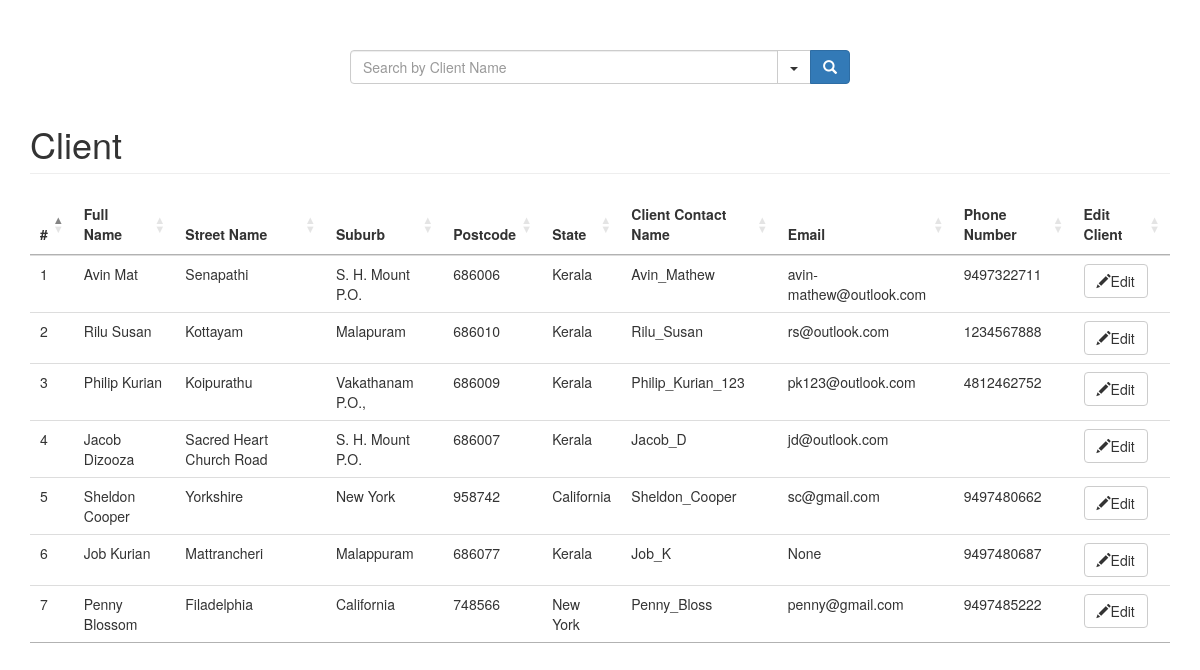
Before: /client with the older database file.
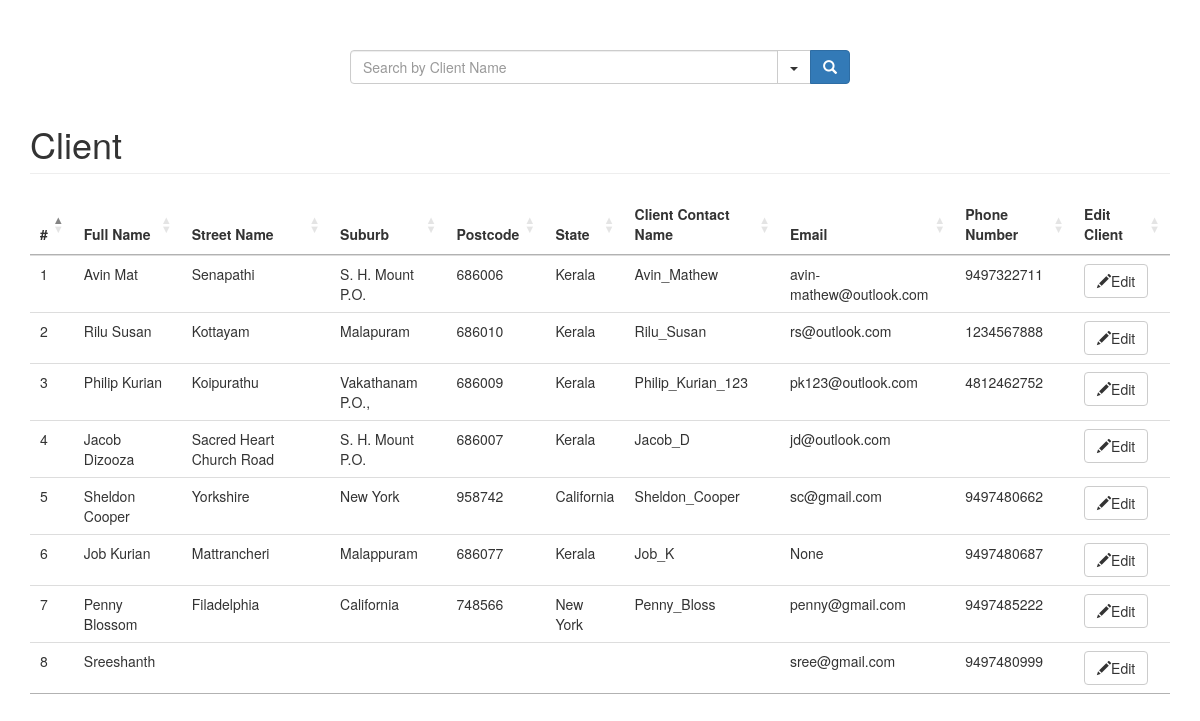
After: the same page with the newer database file.
### python_test/models.py (models this page shows, shortened)
class Client(models.Model):
    client_name = models.CharField("Full name", max_length=1024, unique=True)
    street_name = models.CharField("Street name", max_length=1024)
    suburb = models.CharField("Suburb", max_length=1024)
    postcode = models.CharField("Postcode", max_length=6)
    state = models.CharField("State", max_length=1024)
    client_contact_name = models.CharField(unique=True, max_length=1024)
    email = models.EmailField(max_length=70, null=True, blank=True, unique=True)
    phone_regex = RegexValidator(regex=r'^\+?1?\d{9,15}$', message="Phone number must be entered in the format: "
                                                                   "'+999999999'. Up to 15 digits allowed.")
    phone_number = models.CharField(validators=[phone_regex], max_length=17, blank=True, unique=True)

### python_test/views.py (the view)
# urls.py: path('client', ClientDetails.as_view(), name='client_details'),
class ClientDetails(ListView):
    model = Client
    template_name = 'client_list.html'
    context_object_name = "complete_client_list"

### python_test/templates/client_list.html (shortened to what this page needs)
<!DOCTYPE html>
{% load static %}
{% block content %}
<html lang="en">
    <head>
        <link rel="stylesheet" href="{% static 'css/client-search.css' %}">
        <link rel='stylesheet' href='https://maxcdn.bootstrapcdn.com/bootstrap/3.3.0/css/bootstrap.min.css'>
        <link rel='stylesheet' href='https://cdn.datatables.net/1.10.19/css/jquery.dataTables.min.css'>
        <link rel='stylesheet' href='https://cdn.datatables.net/1.10.19/css/jquery.dataTables.min.css'>
    </head>
    <body>
        <div class="container">
            <div class="row">
                <div class="col-md-12">
                    <div class="input-group" id="adv-search">
                        <input type="text" id="txtSearch" name="txtSearch" class="form-control" placeholder="Search by Client Name" />
                        <div class="input-group-btn">
                            <div class="btn-group" role="group">
                                <div class="dropdown dropdown-lg">
                                    <button type="button" class="btn btn-default dropdown-toggle" data-toggle="dropdown" aria-expanded="false"><span class="caret"></span></button>
                                </div>
                                <button type="button" class="btn btn-primary"><span class="glyphicon glyphicon-search" aria-hidden="true"></span></button>
                            </div>
                        </div>
                    </div>
                </div>
            </div>
            <h1 class="page-header">Client</h1>
            <table class="table" id="client-table" class="display toggle" style="width:100%">
                <thead>
                    <tr id="record_header">
                        <th id="id">#</th>
                        <th id="client_name">Full Name </th>
                        <th id="street_name">Street Name </th>
                        <th id="suburb">Suburb </th>
                        <th id="postcode">Postcode </th>
                        <th id="state">State </th>
                        <th id="client_contact_name">Client Contact Name </th>
                        <th id="email">Email </th>
                        <th id="phone_number">Phone Number </th>
                        <th id="edit">Edit Client</th>
                    </tr>
                </thead>
                <tbody id="record">
                    {% for client in complete_client_list %}
                    <tr id="row{{ client.id }}">
                        <td>{{ client.id }}</td>
                        <td>{{ client.client_name }}</td>
                        <td>{{ client.street_name }}</td>
                        <td>{{ client.suburb }}</td>
                        <td>{{ client.postcode }}</td>
                        <td>{{ client.state }}</td>
                        <td>{{ client.client_contact_name }}</td>
                        <td>{{ client.email }}</td>
                        <td>{{ client.phone_number }}</td>
                        <td>
                            <a href="{% url 'edit_client' %}?select_id={{ client.id }}"><button type="button" class="btn btn-default"><span class="glyphicon glyphicon-pencil" aria-hidden="true"></span>Edit</button> </a>
                        </td>
                    </tr>
                    {% empty %}
                    <tr>
                        <td colspan="9" class="text-center bg-warning">No Client</td>
                    </tr>
                    {% endfor %}
                </tbody>
            </table>
            {% endblock %}
        </div>
    </body>
</html>

Changed rows visible on the page:
added Client: id "8", client_name "Sreeshanth", email "sree@gmail.com", phone_number "9497480999"
